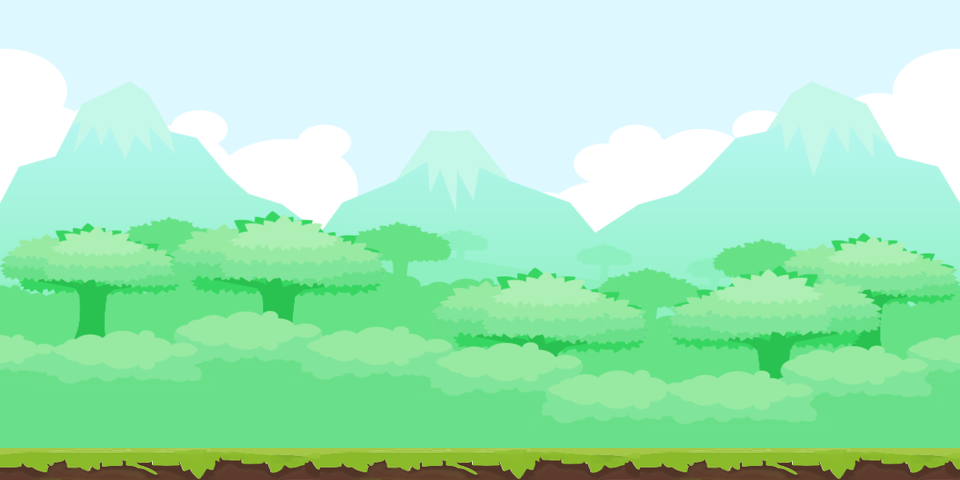

This is a level from a 2D game, rendered from its Tiled map with the project's own tilesets. A one-line summary and the complete map file follow:
An orthogonal 30x15 tile map with 32x32 px tiles, 2 tile layers (Background, Platforms), 7 tilesets and 23 objects (10x Coin, 10x Leaf, Earth, position).

<map version="1.9" tiledversion="1.9.2" orientation="orthogonal" renderorder="right-down" width="30" height="15" tilewidth="32" tileheight="32" infinite="0" nextlayerid="5" nextobjectid="102">
 <tileset firstgid="1" source="7536921_orig (2).tsx" />
 <tileset firstgid="451" source="platform (1).tsx" />
 <tileset firstgid="461" source="fixed_tap.tsx" />
 <tileset firstgid="462" source="tap.tsx" />
 <tileset firstgid="463" source="coin.tsx" />
 <tileset firstgid="464" source="leaf_coin.tsx" />
 <tileset firstgid="465" source="looking_curious.tsx" />
 <layer id="1" name="Background" width="30" height="15">
  <data encoding="csv">
1,2,3,4,5,6,7,8,9,10,11,12,13,14,15,16,17,18,19,20,21,22,23,24,25,26,27,28,29,30,
31,32,33,34,35,36,37,38,39,40,41,42,43,44,45,46,47,48,49,50,51,52,53,54,55,56,57,58,59,60,
61,62,63,64,65,66,67,68,69,70,71,72,73,74,75,76,77,78,79,80,81,82,83,84,85,86,87,88,89,90,
91,92,93,94,95,96,97,98,99,100,101,102,103,104,105,106,107,108,109,110,111,112,113,114,115,116,117,118,119,120,
121,122,123,124,125,126,127,128,129,130,131,132,133,134,135,136,137,138,139,140,141,142,143,144,145,146,147,148,149,150,
151,152,153,154,155,156,157,158,159,160,161,162,163,164,165,166,167,168,169,170,171,172,173,174,175,176,177,178,179,180,
181,182,183,184,185,186,187,188,189,190,191,192,193,194,195,196,197,198,199,200,201,202,203,204,205,206,207,208,209,210,
211,212,213,214,215,216,217,218,219,220,221,222,223,224,225,226,227,228,229,230,231,232,233,234,235,236,237,238,239,240,
241,242,243,244,245,246,247,248,249,250,251,252,253,254,255,256,257,258,259,260,261,262,263,264,265,266,267,268,269,270,
271,272,273,274,275,276,277,278,279,280,281,282,283,284,285,286,287,288,289,290,291,292,293,294,295,296,297,298,299,300,
301,302,303,304,305,306,307,308,309,310,311,312,313,314,315,316,317,318,319,320,321,322,323,324,325,326,327,328,329,330,
331,332,333,334,335,336,337,338,339,340,341,342,343,344,345,346,347,348,349,350,351,352,353,354,355,356,357,358,359,360,
361,362,363,364,365,366,367,368,369,370,371,372,373,374,375,376,377,378,379,380,381,382,383,384,385,386,387,388,389,390,
391,392,393,394,395,396,397,398,399,400,401,402,403,404,405,406,407,408,409,410,411,412,413,414,415,416,417,418,419,420,
421,422,423,424,425,426,427,428,429,430,431,432,433,434,435,436,437,438,439,440,441,442,443,444,445,446,447,448,449,450
</data>
 </layer>
 <layer id="2" name="Platforms" width="30" height="15">
  <data encoding="csv">
0,0,0,0,0,0,0,0,0,0,0,0,0,0,0,0,0,0,0,0,0,0,0,0,0,0,0,0,0,0,
0,0,0,0,0,0,0,0,0,0,0,0,0,0,0,0,0,0,0,0,0,0,0,0,0,0,0,0,0,0,
0,0,0,0,0,0,0,0,0,0,0,0,0,0,0,0,0,0,0,0,0,0,0,0,0,0,0,0,0,0,
0,0,0,0,0,0,0,0,0,0,0,0,0,0,0,0,0,0,0,0,0,0,0,0,0,0,0,0,0,0,
0,0,0,0,0,0,0,0,0,0,0,0,0,0,0,0,0,0,0,0,0,0,0,0,0,0,0,0,0,0,
0,0,0,0,0,0,0,0,0,0,0,0,0,0,0,0,0,0,0,0,0,0,0,0,0,0,0,0,0,0,
0,0,0,0,0,0,0,0,0,0,0,0,0,0,0,0,0,0,0,0,0,0,0,0,0,0,0,0,0,0,
0,0,0,0,0,0,0,0,0,0,0,0,0,0,0,0,0,0,0,0,0,0,0,0,0,0,0,0,0,0,
0,0,0,0,0,0,0,0,0,0,0,0,0,0,0,0,0,0,0,0,0,0,0,0,0,0,0,0,0,0,
0,0,0,0,0,0,0,0,0,0,0,0,0,0,0,0,0,0,0,0,0,0,0,0,0,0,0,0,0,0,
0,0,0,0,0,0,0,0,0,0,0,0,0,0,0,0,0,0,0,0,0,0,0,0,0,0,0,0,0,0,
0,0,0,0,0,0,0,0,0,0,0,0,0,0,0,0,0,0,0,0,0,0,0,0,0,0,0,0,0,0,
0,0,0,0,0,0,0,0,0,0,0,0,0,0,0,0,0,0,0,0,0,0,0,0,0,0,0,0,0,0,
0,0,0,0,0,0,0,0,0,0,0,0,0,0,0,0,0,0,0,0,0,0,0,0,0,0,0,0,0,0,
451,452,453,454,455,456,457,458,459,460,451,452,453,454,455,456,457,458,459,460,451,452,453,454,455,456,457,458,459,460
</data>
 </layer>
 <objectgroup id="3" name="SpawnComponents">
  <object id="41" class="Coin" gid="463" x="448" y="352" width="32" height="32" />
  <object id="42" class="Coin" gid="463" x="416" y="384" width="32" height="32" />
  <object id="48" class="Coin" gid="463" x="192" y="352" width="32" height="32" />
  <object id="49" class="Coin" gid="463" x="128" y="416" width="32" height="32" />
  <object id="50" class="Coin" gid="463" x="160" y="384" width="32" height="32" />
  <object id="52" class="Coin" gid="463" x="96" y="448" width="32" height="32" />
  <object id="54" class="Leaf" gid="464" x="256" y="416" width="32" height="32" />
  <object id="55" class="Leaf" gid="464" x="320" y="352" width="32" height="32" />
  <object id="56" class="Leaf" gid="464" x="512" y="384" width="32" height="32" />
  <object id="57" class="Leaf" gid="464" x="288" y="384" width="32" height="32" />
  <object id="62" class="Leaf" gid="464" x="544" y="352" width="32" height="32" />
  <object id="65" class="Leaf" gid="464" x="224" y="448" width="32" height="32" />
  <object id="81" class="Earth" gid="465" x="756.639" y="457.925" width="163" height="179" />
  <object id="83" class="position" x="46.2179" y="380.71">
   <point />
  </object>
  <object id="84" class="Coin" gid="463" x="384" y="416" width="32" height="32" />
  <object id="85" class="Coin" gid="463" x="352" y="448" width="32" height="32" />
  <object id="88" class="Leaf" gid="464" x="480" y="416" width="32" height="32" />
  <object id="89" class="Leaf" gid="464" x="448" y="448" width="32" height="32" />
  <object id="90" class="Coin" gid="463" x="480" y="320" width="32" height="32" />
  <object id="93" class="Coin" gid="463" x="224" y="320" width="32" height="32" />
  <object id="94" class="Leaf" gid="464" x="352" y="320" width="32" height="32" />
  <object id="100" class="Leaf" gid="464" x="576" y="320" width="32" height="32" />
 </objectgroup>
 <objectgroup id="4" name="Platforms">
  <object id="1" x="0" y="448" width="960" height="32" />
 </objectgroup>
</map>
